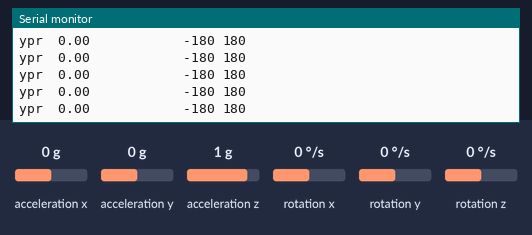
Simulated run of this sketch. Board: ESP8266 (NodeMCU). Parts: the last lines printed to the serial monitor. Inputs (shaded band) come from the test bench; at power-on: rotation z 0 °/s, acceleration x 0 g, acceleration z 1 g, acceleration y 0 g, rotation x 0 °/s, rotation y 0 °/s. WiFi joins after 1.5 s; servers stay silent unless stated.

Above: at 3.2 s.
3.3 s: rotation z set to -192 °/s
At 4.1 s:
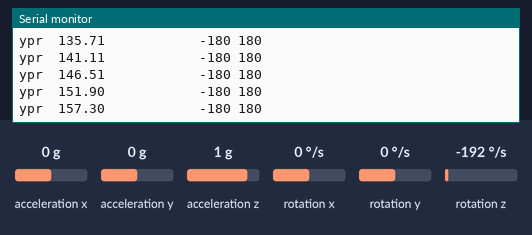
6.3 s: rotation z set to -100 °/s
At 7.2 s:
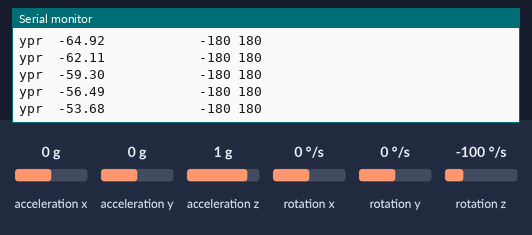
9.3 s: rotation z set to 0 °/s
At 10.0 s:
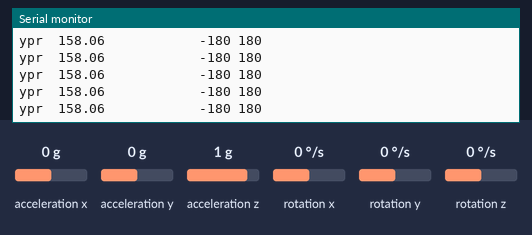
12.3 s: acceleration x set to -1.4 g
At 13.3 s:
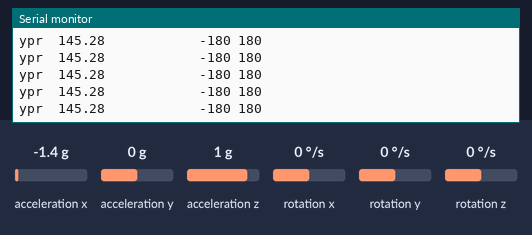
13.8 s: acceleration z set to 0 g
At 14.5 s:
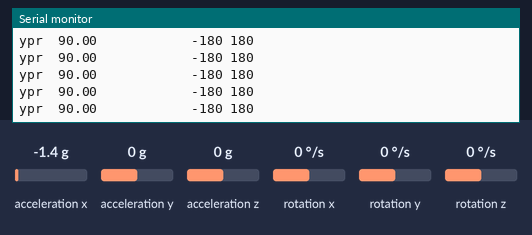
16.8 s: acceleration y set to 0.8 g
At 17.8 s:
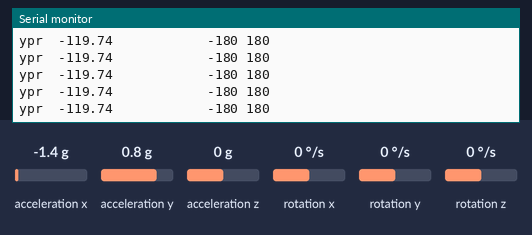
Timing chart, 0 to 19.8 s (numbered marks = the images above; inputs shaded):
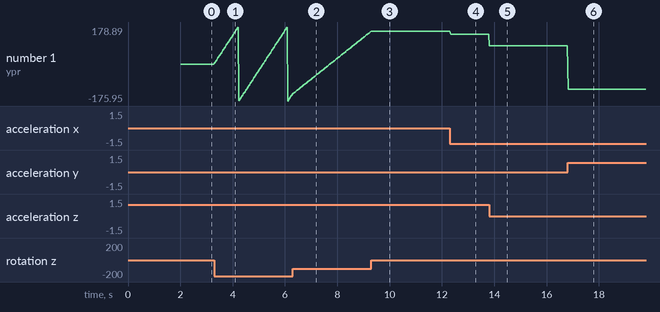

Measured:
- after the input at 3.3 s, the serial monitor: prints a new line at once (image 1)
- after the input at 12.3 s, the serial monitor: prints a new line at once (image 4)
- after the input at 13.8 s, the serial monitor: prints a new line at once (image 5)
- after the input at 16.8 s, the serial monitor: prints a new line at once (image 6)
- plotted number 1: 0 → -142.37 after the input at 3.3 s, 158.06 → 145.28 after the input at 12.3 s, 145.28 → 90 after the input at 13.8 s, 90 → -119.74 after the input at 16.8 s

The sketch:

0_GiroServoBase_Torax.ino
```cpp
/***********************/
/*CÓDIGO SENSOR MPU6050*/
/***********************/
// I2Cdev and MPU6050 must be installed as libraries, or else the .cpp/.h files
// for both classes must be in the include path of your project
#include "I2Cdev.h"

#include "MPU6050_6Axis_MotionApps20.h"
#include "MPU6050.h" // not necessary if using MotionApps include file

// Arduino Wire library is required if I2Cdev I2CDEV_ARDUINO_WIRE implementation
// is used in I2Cdev.h
#if I2CDEV_IMPLEMENTATION == I2CDEV_ARDUINO_WIRE
#include "Wire.h"
#endif

// class default I2C address is 0x68
// specific I2C addresses may be passed as a parameter here
// AD0 low = 0x68 (default for SparkFun breakout and InvenSense evaluation board)
// AD0 high = 0x69
MPU6050 mpu;
//MPU6050 mpu(0x69); // <-- use for AD0 high

// uncomment "OUTPUT_READABLE_YAWPITCHROLL" if you want to see the yaw/
// pitch/roll angles (in degrees) calculated from the quaternions coming
// from the FIFO. Note this also requires gravity vector calculations.
// Also note that yaw/pitch/roll angles suffer from gimbal lock (for
// more info, see: http://en.wikipedia.org/wiki/Gimbal_lock)
#define OUTPUT_READABLE_YAWPITCHROLL

//#define INTERRUPT_PIN D5  //#define INTERRUPT_PIN 2 --> use pin 2 on Arduino Uno & most boards

// MPU control/status vars:
bool dmpReady = false;  // set true if DMP init was successful
//uint8_t mpuIntStatus;   // holds actual interrupt status byte from MPU
uint8_t devStatus;      // return status after each device operation (0 = success, !0 = error)
uint16_t packetSize;    // expected DMP packet size (default is 42 bytes)
uint16_t fifoCount;     // count of all bytes currently in FIFO
uint8_t fifoBuffer[64]; // FIFO storage buffer

// orientation/motion vars:
Quaternion q;           // [w, x, y, z]         quaternion container
VectorInt16 aa;         // [x, y, z]            accel sensor measurements
VectorInt16 aaReal;     // [x, y, z]            gravity-free accel sensor measurements
VectorInt16 aaWorld;    // [x, y, z]            world-frame accel sensor measurements
VectorFloat gravity;    // [x, y, z]            gravity vector
float euler[3];         // [psi, theta, phi]    Euler angle container
float ypr[3];           // [yaw, pitch, roll]   yaw/pitch/roll container and gravity vector

// packet structure for InvenSense teapot demo:
uint8_t teapotPacket[14] = { '$', 0x02, 0, 0, 0, 0, 0, 0, 0, 0, 0x00, 0x00, '\r', '\n' };

/********************/
/*CODIGO MODULO WIFI*/
/********************/

#include <ESP8266WiFi.h>

const char* ssid = "MSI";         //Agregar nombre de su red Wifi
const char* password = "87654321";        //Agregar contrasena

//Ip definida estaticamete
IPAddress ip(192, 168, 1, 130);  //Mi IO

//IPAddress gateway(192,168,1,254); //IP router MSI
IPAddress gateway(192, 168, 1, 1); //IP router

IPAddress subnet(255, 255, 255, 0); //MacAdress

//WiFiServer server(80);  //Usar este puerto para comprobar dirección ip.
WiFiServer server(65430); //Este puerto es para usar en Jupyter Lab.

void setup() {
  /***********************/
  /*CÓDIGO SENSOR MPU6050*/
  /***********************/
  Serial.begin(9600); // Initialize serial communication

  // join I2C bus (I2Cdev library doesn't do this automatically):
#if I2CDEV_IMPLEMENTATION == I2CDEV_ARDUINO_WIRE
  Wire.begin();
  Wire.setClock(400000); // 400kHz I2C clock. Comment this line if having compilation difficulties
#elif I2CDEV_IMPLEMENTATION == I2CDEV_BUILTIN_FASTWIRE
  Fastwire::setup(400, true);
#endif

  // initialize device:
  mpu.initialize();

  // load and configure the DMP:
  devStatus = mpu.dmpInitialize();

  // supply your own gyro offsets here, scaled for min sensitivity:
  mpu.setXGyroOffset(220);
  mpu.setYGyroOffset(76);
  mpu.setZGyroOffset(-85);
  mpu.setZAccelOffset(1788); // 1688 factory default for my test chip

  // make sure it worked (returns 0 if so):
  if (devStatus == 0) {
    // Calibration Time: generate offsets and calibrate our MPU6050:
    mpu.CalibrateAccel(6);
    mpu.CalibrateGyro(6);
    mpu.PrintActiveOffsets();
    // turn on the DMP, now that it's ready:
    mpu.setDMPEnabled(true);

    // set our DMP Ready flag so the main loop() function knows it's okay to use it:
    dmpReady = true;

    // get expected DMP packet size for later comparison:
    packetSize = mpu.dmpGetFIFOPacketSize();
  }

  /********************/
  /*CODIGO MODULO WIFI*/
  /********************/
  //Iniciamos la comunicación Wifi:
  WiFi.mode(WIFI_STA);                  //Wifi en MODO ESTACIÓN
  WiFi.config(ip, gateway, subnet);     //Configuramos la ip estática
  WiFi.begin(ssid, password);           //Iniciamos conexión con las credenciales de nuestra red (el nombre y la contraseña del wifi que indicamos).

  while (WiFi.status() != WL_CONNECTED) {
    Serial.print(".");
    delay(100);
  }

  server.begin(); //Iniciamos el servidor

}

void loop() {
  /***********************/
  /*CÓDIGO SENSOR MPU6050*/
  /***********************/
  // if programming failed, don't try to do anything:
  if (!dmpReady) return;
  // read a packet from FIFO:
  if (mpu.dmpGetCurrentFIFOPacket(fifoBuffer)) { // Get the Latest packet
    // display Euler angles in degrees:
    mpu.dmpGetQuaternion(&q, fifoBuffer);
    mpu.dmpGetGravity(&gravity, &q);
    mpu.dmpGetYawPitchRoll(ypr, &q, &gravity);


    Serial.print(F("ypr  "));
    Serial.print(ypr[0] * 180 / M_PI);
    Serial.print(F("\t"));
    //        Serial.print(ypr[1] * 180/M_PI);
    //        Serial.print(F("\t"));
    //        Serial.print(ypr[2] * 180/M_PI);
    Serial.print(F("\t\t\t\t\t"));
    Serial.print(-180); Serial.print(" "); //To freeze the lower and upper limits of the Serial Plotter
    Serial.println(180);
  }

  /********************/
  /*CODIGO MODULO WIFI*/
  /********************/
  WiFiClient client = server.available();
  client.println(ypr[0] * 180 / M_PI);

  client.flush();

  delay(1);

}
```
